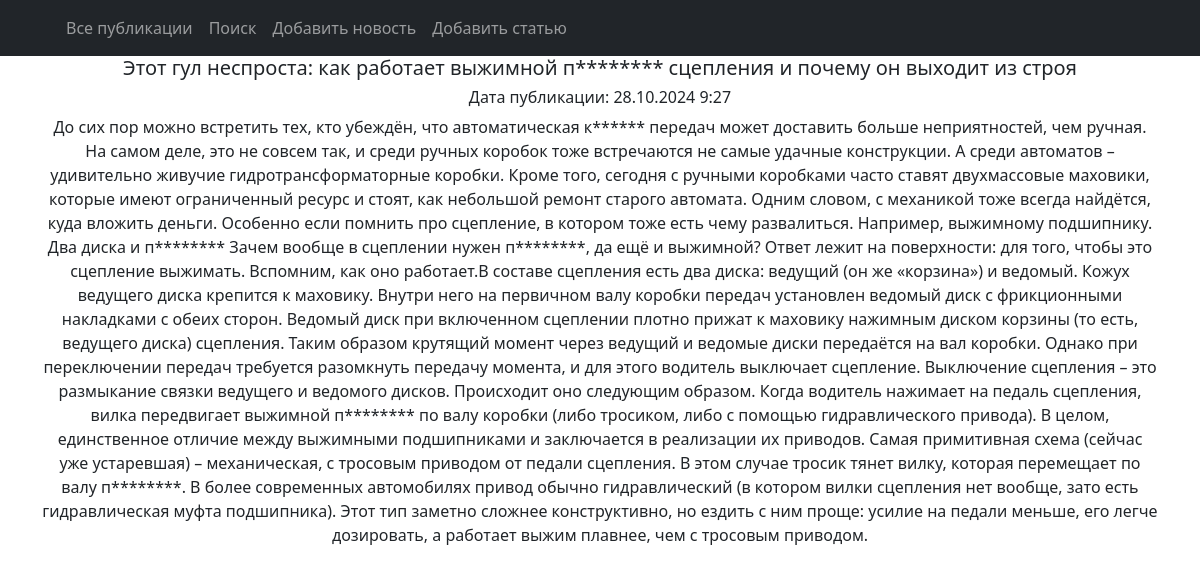
/1/, run on the app's committed database.
### news/models.py (models this page shows, shortened)
class Post(models.Model):
    article = 'ART'
    news = 'NEW'
    TYPE = [
        (article, 'Статья'),
        (news, 'Новость'),
    ]
    post_author = models.ForeignKey(Author, on_delete=models.CASCADE)
    post_type = models.CharField(max_length=3, choices=TYPE, default=article)
    post_time = models.DateTimeField(auto_now_add=True)
    post_category = models.ManyToManyField(Category, through='PostCategory')
    post_title = models.CharField(max_length=255)
    post_text = models.TextField()
    post_rating = models.IntegerField(default=0)

### news/views.py (the view)
# urls.py: path('<int:pk>/', PostDetail.as_view(), name='post_detail'),
class PostDetail(DetailView):
    model = Post
    template_name = 'post.html'
    context_object_name = 'post'

### news/templatetags/custom_filters.py (called while the page is built)
@register.filter()
def censor(text):
    CENS_WORDS = ['подшипник', 'коробка', 'видеорегистратор', 'транспорт', 'безопасность', 'также', 'видео',
                  'отставание', 'место']
    if type(text) != str:
        raise TypeException(f'Недопустимый формат данных (string)!')
    lst = []
    st = ''
    i = 0
    for sym in text:
        i += 1
        if sym.isalpha():
            st += sym
            if i == len(text):
                lst.append(st)
        else:
            if len(st):
                lst.append(st)
            lst.append(sym)
            st = ''
    for i in range(len(lst)):
        if lst[i].lower() in CENS_WORDS:
            lst[i] = lst[i].replace(lst[i], lst[i][:1] + "*" * (len(lst[i]) - 1))
    censored_text = ''
    for word in lst:
        censored_text += word
    return f'{censored_text}'

### templates/post.html (shortened to what this page needs)
{% extends 'flatpages/default.html' %}
{% load custom_filters %}
{% block content %}
    <h5>{{ post.post_title|censor }}</h5>
    <h6>Дата публикации: {{ post.post_time|date:'d.m.Y G:i' }}</h6>
    {{ post.post_text|censor }}
{% endblock content %}

### data on the page
Post: post_title|censor "Этот гул неспроста: как работает выжимной п******** сцепления и почему он выходит из строя", post_time "28.10.2024 9:27", post_text|censor "До сих пор можно встретить тех, кто убеждён, что автоматическая к****** передач может доставить больше неприятностей, чем ручная. На самом деле, это не совсем так, и среди ручных коробок тоже встречаются не самые удачные конструкции. А среди автоматов – удивительно живучие гидротрансформаторные коробки. Кроме того, сегодня с ручными коробками часто ставят двухмассовые маховики, которые имеют ограниченный ресурс и стоят, как небольшой ремонт старого автомата. Одним словом, с механикой тоже всегда найдётся, куда вложить деньги. Особенно если помнить про сцепление, в котором тоже есть чему развалиться. Например, выжимному подшипнику. Два диска и п******** Зачем вообще в сцеплении нужен…"
